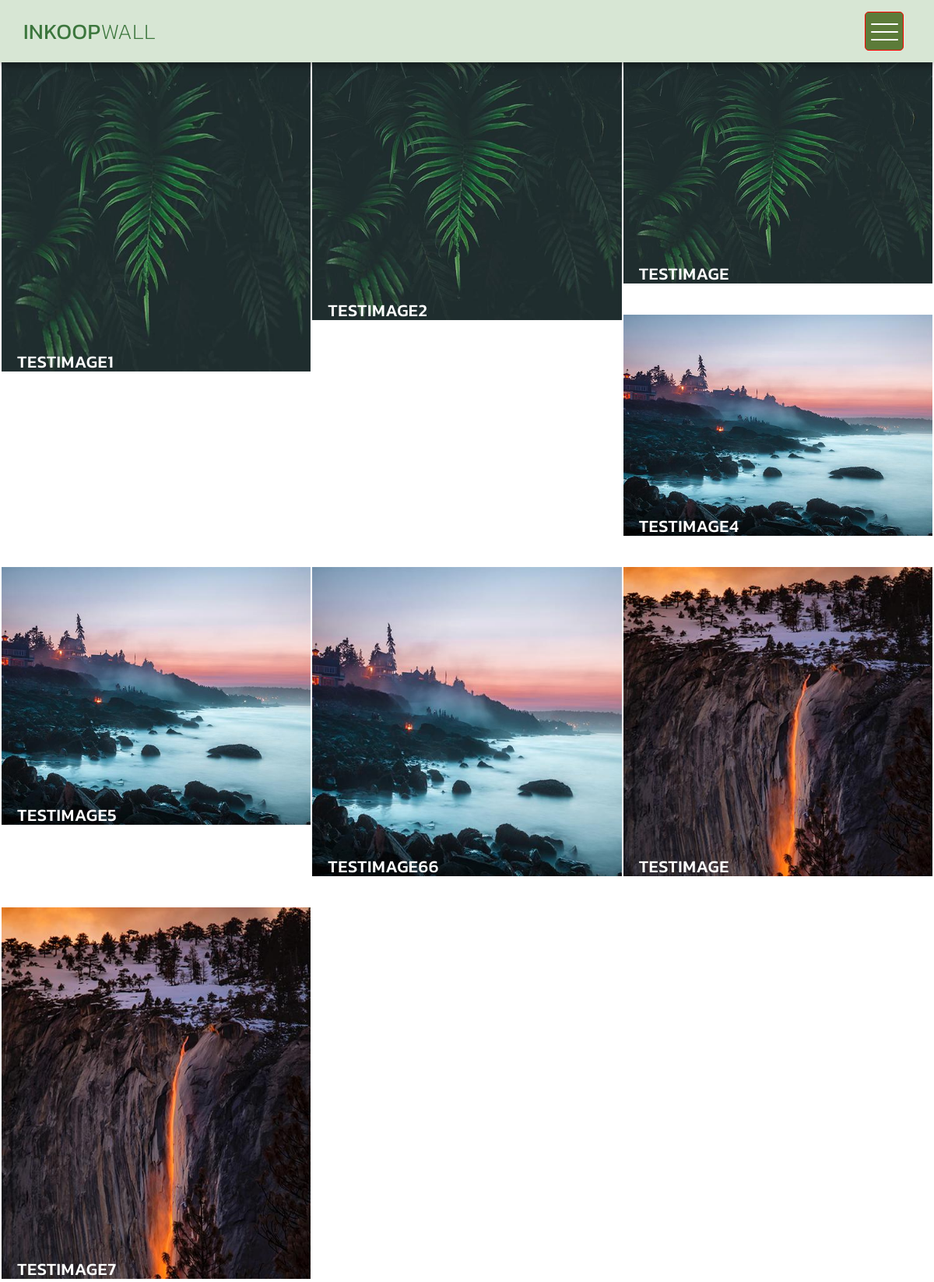
The page / on the database its author committed.
### upload/models.py (models this page shows, shortened)
class upload_new(models.Model):
    new_name = models.CharField(max_length=200)
    new_Image = models.ImageField(upload_to='media')

### upload/views.py (the view)
# urls.py: path('', views.index, name='index.html'),
def index(request):
	obj=upload_new.objects.all()
	return render(request, 'index.html',{'obj':obj})

### templates/index.html (shortened to what this page needs)
{% load static %}
<html>
    <head>
        <link rel="stylesheet" href="{% static 'css/bootstrap.min.css'%}">
        <link rel="stylesheet" href="{% static 'css/bootstrap-theme.min.css'%}">
        <link rel="stylesheet" href="{% static 'css/fontAwesome.css'%}">
        <link rel="stylesheet" href="{% static 'css/light-box.css'%}">
        <link rel="stylesheet" href="{% static 'css/templatemo-style.css'%}">
    </head>
<body>
    <nav>
        <div class="logo">
            <a href="index.html">Inkoop<em>WALL</em></a>
        </div>
        <div class="menu-icon">
        <span></span>
      </div>
    </nav>
    <div class="full-screen-portfolio" id="portfolio">
        <div class="container-fluid">
   {%for i in obj%}
            <div class="col-md-4 col-sm-6">
                <div class="portfolio-item">
                    <a href="{{i.new_Image.url}}" data-lightbox="image-1"><div class="thumb">
                        <div class="hover-effect">
                            <div class="hover-content">
                                <h1>{{i.new_name}}</em></h1>
                            </div>
                        </div>
                        <div class="image">
                            <img src="{{i.new_Image.url}}">
                        </div>
                    </div></a>
                </div>
            </div>
{%endfor%}
        </div>
    </div>
</body>
</html>

### static/css/light-box.css (style rules this page uses)
body:after { content: url(../img/close.png) url(../img/loading.gif) url(../img/prev.png) url(../img/next.png); display: none; }

### static/css/templatemo-style.css (style rules this page uses)
body { font-family: 'Kanit', sans-serif; }
body, html { height: 100%; min-height: 100%; overflow-x: hidden; }
nav .logo { float: left; margin-left: 30px; }
nav .logo a { font-size: 28px; line-height: 80px; text-transform: uppercase; color: #3c763d; text-decoration: none; letter-spacing: 0.5px; }
nav .logo em { font-style: normal; font-weight: 200; }
nav { background: #6ba26145; height: 80px; position: fixed; width: 100%; left: 0; top: 0; z-index: 300; box-shadow: 0px 2px 10px 0px rgba(0,0,0,0.5); }
.menu-icon { background:#5c7b39; border: 1px solid #f00; width: 50px; height: 50px; margin: 15px 39px 0 auto; position: relative; cursor: pointer; transition: background 0.5s; border-radius: 5px; }
.menu-icon span, .menu-icon span:before, .menu-icon span:after { cursor: pointer; border-radius: 1px; height: 2px; width: 35px; background: white; position: absolute; left: 15%; top: 50%; display: block; content: ''; transition: all 0.5s ease-in-out; }
.menu-icon span:before { left: 0; top: -10px; }
.menu-icon span:after { left: 0; top: 10px; }
.full-screen-portfolio .container-fluid, .full-screen-portfolio .col-md-4, .col-md-8 { padding-left: 1px; padding-right: 1px; padding-top: 40px; }
.portfolio-item img { width: 100%; overflow: hidden; }
.portfolio-item .thumb { position: relative; }
.portfolio-item .hover-effect .hover-content { position: absolute; text-align: left; width: 100%; bottom: 17px; left: 0; }
.full-screen-portfolio .portfolio-item h1 { position: relative; font-size: 22px; text-transform: uppercase; color: #fff; display: inline-block; padding-left: 20px; line-height: 15px; transform: translateY(25px); transition: .5s ease-in-out; letter-spacing: 0.5px; }
.full-screen-portfolio .portfolio-item { text-align: center; line-height: 150%; text-transform: lowercase; cursor: pointer; }
.portfolio-item .hover-effect .hover-content { position: absolute; text-align: left; width: 100%; bottom: 10px; left: 0; }

### rows shown on the page
upload_new: new_name "TESTIMAGE1", new_Image (picture)
upload_new: new_name "TESTIMAGE2", new_Image (picture)
upload_new: new_name "TESTIMAGE", new_Image (picture)
upload_new: new_name "TESTIMAGE4", new_Image (picture)
upload_new: new_name "TESTIMAGE5", new_Image (picture)
upload_new: new_name "TESTIMAGE66", new_Image (picture)
upload_new: new_name "TESTIMAGE", new_Image (picture)
upload_new: new_name "TESTIMAGE7", new_Image (picture)
